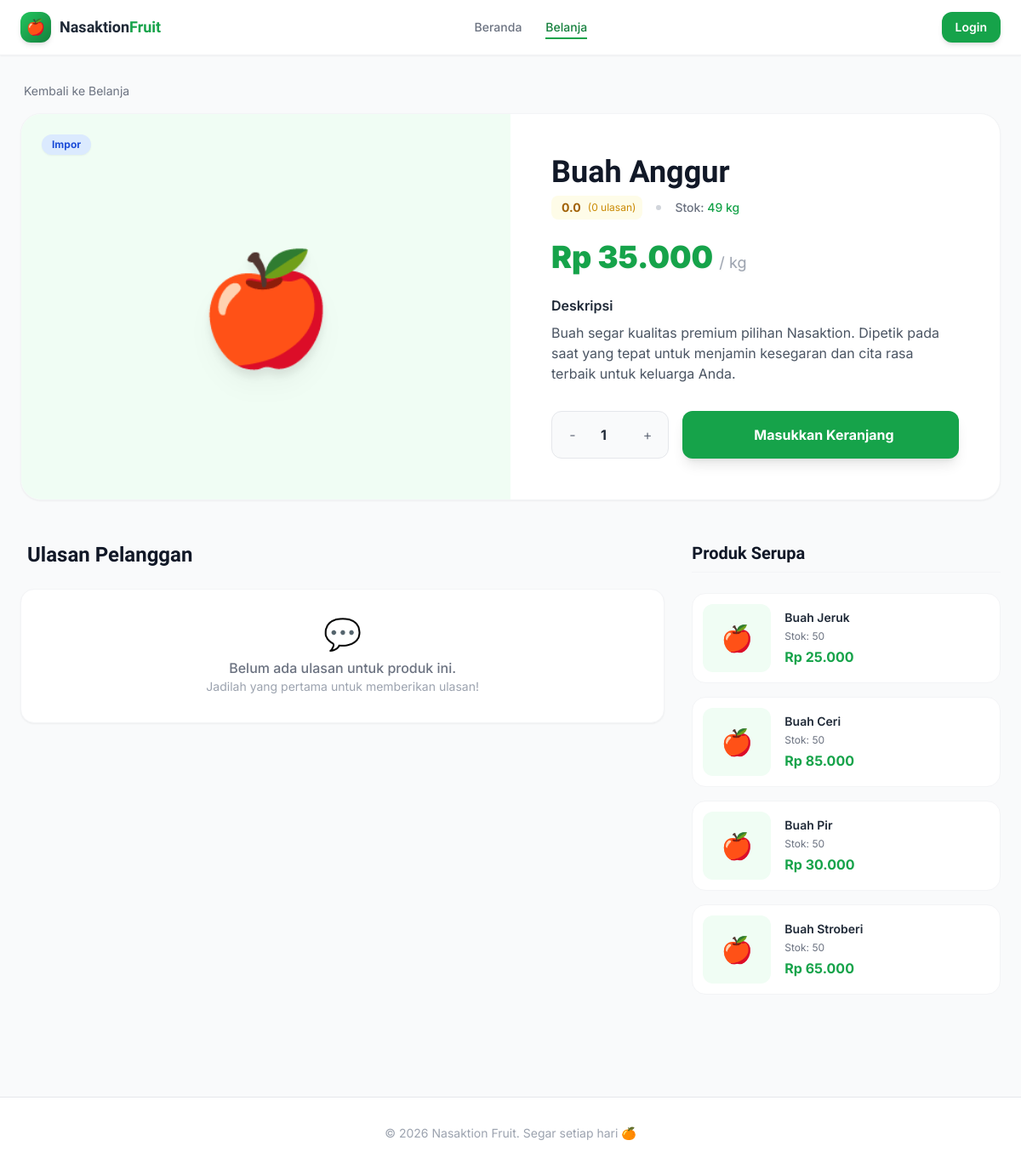
/customer/shop/product/2, run on the app's committed database.
### tables this page shows
CREATE TABLE `products` (
  `id` int unsigned NOT NULL AUTO_INCREMENT,
  `category_id` int unsigned NOT NULL,
  `nama_buah` varchar(100) NOT NULL,
  `jenis` enum('Impor','Ekspor','Lokal') NOT NULL DEFAULT 'Lokal',
  `foto` varchar(255) DEFAULT NULL,
  `deskripsi` text,
  `harga_beli` decimal(15,2) NOT NULL DEFAULT '0.00',
  `harga_jual` decimal(15,2) NOT NULL DEFAULT '0.00',
  `stok` int NOT NULL DEFAULT '0',
  `satuan` varchar(20) NOT NULL DEFAULT 'kg',
  `is_active` tinyint(1) NOT NULL DEFAULT '1',
  `created_at` timestamp NULL DEFAULT CURRENT_TIMESTAMP,
  `updated_at` timestamp NULL DEFAULT CURRENT_TIMESTAMP ON UPDATE CURRENT_TIMESTAMP,
  PRIMARY KEY (`id`),
  KEY `idx_category` (`category_id`),
  KEY `idx_jenis` (`jenis`),
  KEY `idx_active` (`is_active`),
  CONSTRAINT `fk_products_category` FOREIGN KEY (`category_id`) REFERENCES `categories` (`id`) ON UPDATE CASCADE
);

### application/controllers/customer/Shop.php (called while the page is built, shortened)
<?php
class Shop extends CI_Controller {
    public function __construct() {
        $this->load->model('Product_model');
        $this->load->model('Category_model');
        $this->load->model('Feedback_model');
    }
    public function product($id) {
        $data['product'] = $this->Product_model->get_by_id($id);
        $data['title'] = $data['product']->nama_buah;
        $data['related'] = $this->Product_model->get_related($data['product']->category_id, $id, 4);
        $data['reviews'] = $this->Feedback_model->get_by_product($id);
        $data['avg_rating'] = $this->Feedback_model->get_product_avg_rating($id);
        $this->load->view('customer/shop/product', $data);
    }
}

### index.php (called while the page is built, shortened)
<?php
require_once BASEPATH.'core/CodeIgniter.php';

### application/models/Product_model.php (called while the page is built, shortened)
<?php
class Product_model extends CI_Model {
    public function get_by_id($id) {
        $this->db->select('p.*, c.nama_kategori');
        $this->db->from('products p');
        $this->db->join('categories c', 'c.id = p.category_id', 'left');
        $this->db->where('p.id', $id);
        return $this->db->get()->row();
    }
    public function get_related($category_id, $exclude_id, $limit = 4) {
        $this->db->select('p.*, c.nama_kategori');
        $this->db->from('products p');
        $this->db->join('categories c', 'c.id = p.category_id', 'left');
        $this->db->where('p.category_id', $category_id);
        $this->db->where('p.id !=', $exclude_id);
        $this->db->where('p.is_active', 1);
        $this->db->where('p.stok >', 0);
        $this->db->order_by('RAND()');
        $this->db->limit($limit);
        return $this->db->get()->result();
    }
}

### application/views/customer/shop/product.php (the view, shortened to what this page needs)
<?= $this->load->view('customer/layout/header', ['title'=> $title], TRUE) ?>
<div class="mb-4">
    <a href="<?= site_url('customer/shop') ?>" class="text-sm text-gray-500 hover:text-primary-600 inline-flex items-center gap-1">
        <span class="iconify" data-icon="lucide:arrow-left"></span> Kembali ke Belanja
    </a>
</div>
<div class="bg-white rounded-3xl border border-gray-100 shadow-sm overflow-hidden mb-12">
    <div class="grid grid-cols-1 md:grid-cols-2">
        <div class="bg-primary-50 min-h-[300px] md:min-h-full flex items-center justify-center p-8 relative">
            <?php if($product->foto): ?>
            <img src="<?= base_url('uploads/products/'.$product->foto) ?>" alt="<?= $product->nama_buah ?>" class="max-w-full max-h-[400px] object-contain drop-shadow-2xl hover:scale-105 transition-transform duration-500">
            <?php else: ?>
            <span class="text-9xl drop-shadow-xl">🍎</span>
            <?php endif; ?>
            <div class="absolute top-6 left-6 flex flex-col gap-2">
                <span class="text-xs font-bold px-3 py-1 rounded-full shadow-sm <?= $product->jenis=='Impor' ? 'bg-blue-100 text-blue-700' : ($product->jenis=='Ekspor' ? 'bg-purple-100 text-purple-700' : 'bg-green-100 text-green-700') ?>">
                    <?= $product->jenis ?>
                </span>
            </div>
        </div>
        <div class="p-8 md:p-12 flex flex-col justify-center">
            <h1 class="font-display font-black text-3xl md:text-4xl text-gray-900 mb-2"><?= $product->nama_buah ?></h1>
            <div class="flex items-center gap-4 mb-6">
                <div class="flex items-center gap-1 bg-yellow-50 px-2 py-1 rounded-lg">
                    <span class="text-sm font-bold text-yellow-700"><?= number_format($avg_rating ?? 0, 1) ?></span>
                    <span class="text-xs text-yellow-600 ml-1">(<?= count($reviews) ?> ulasan)</span>
                </div>
                <div class="w-1.5 h-1.5 rounded-full bg-gray-300"></div>
                <p class="text-sm text-gray-500 font-medium">Stok: <span class="<?= $product->stok>0 ? 'text-green-600':'text-red-500' ?>"><?= $product->stok ?> <?= $product->satuan ?? 'kg' ?></span></p>
            </div>
            <p class="text-4xl font-black text-primary-600 mb-6 drop-shadow-sm">Rp <?= number_format($product->harga_jual,0,',','.') ?> <span class="text-lg text-gray-400 font-normal">/ <?= $product->satuan ?? 'kg' ?></span></p>
            <div class="prose prose-sm text-gray-600 mb-8 max-w-none">
                <h4 class="text-gray-800 font-semibold mb-2">Deskripsi</h4>
                <p><?= nl2br($product->deskripsi ?? 'Buah segar kualitas premium pilihan Nasaktion. Dipetik pada saat yang tepat untuk menjamin kesegaran dan cita rasa terbaik untuk keluarga Anda.') ?></p>
            </div>
            <div class="mt-auto">
                <?php if($product->stok > 0): ?>
                <div class="flex items-center gap-4">
                    <div class="flex items-center bg-gray-50 border border-gray-200 rounded-xl p-1 h-14">
                        <button type="button" onclick="updateQty(-1)" class="w-10 h-10 flex items-center justify-center rounded-lg hover:bg-white hover:shadow-sm text-gray-500 transition-all">-</button>
                        <input type="number" id="qtyInput" value="1" min="1" max="<?= $product->stok ?>" class="w-12 text-center bg-transparent border-none font-bold text-gray-800 focus:ring-0 appearance-none" readonly>
                        <button type="button" onclick="updateQty(1)" class="w-10 h-10 flex items-center justify-center rounded-lg hover:bg-white hover:shadow-sm text-gray-500 transition-all">+</button>
                    </div>
                    <button type="button" onclick="addToCartDetail(<?= $product->id ?>, this)" class="flex-1 h-14 bg-primary-600 hover:bg-primary-700 text-white rounded-xl font-bold flex items-center justify-center gap-2 transition-all shadow-lg hover:shadow-primary-300 active:scale-[0.98]">
                        <span class="iconify text-xl" data-icon="lucide:shopping-cart"></span> Masukkan Keranjang
                    </button>
                </div>
                <?php else: ?>
                <div class="h-14 bg-gray-100 rounded-xl flex items-center justify-center text-gray-500 font-bold border border-gray-200 cursor-not-allowed">
                    Mohon Maaf, Stok Sedang Habis
                </div>
                <?php endif; ?>
            </div>
        </div>
    </div>
</div>
<div class="grid grid-cols-1 lg:grid-cols-3 gap-8 mb-12">
    <div class="lg:col-span-2">
        <h3 class="font-display font-bold text-2xl text-gray-900 mb-6 flex items-center gap-2">
            <span class="iconify text-yellow-500" data-icon="lucide:message-square"></span> Ulasan Pelanggan
        </h3>
        <?php if(!empty($reviews)): ?>
        <div class="space-y-4">
            <?php foreach($reviews as $r): ?>
            <div class="bg-white p-5 rounded-2xl border border-gray-100 shadow-sm">
                <div class="flex items-center justify-between mb-3">
                    <div class="flex items-center gap-3">
                        <div class="w-10 h-10 bg-primary-100 rounded-full flex items-center justify-center text-primary-700 font-bold">
                            <?= substr($r->nama ?? 'A', 0, 1) ?>
                        </div>
                        <div>
                            <p class="text-sm font-semibold text-gray-800"><?= $r->nama ?? 'Anonim' ?></p>
                            <p class="text-xs text-gray-400"><?= date('d M Y', strtotime($r->created_at)) ?></p>
                        </div>
                    </div>
                    <div class="flex gap-0.5">
                        <?php for($i=1; $i<=5; $i++): ?>
                        <span class="text-sm <?= $i <= $r->rating ? 'text-yellow-400' : 'text-gray-200' ?>">★</span>
                        <?php endfor; ?>
                    </div>
                </div>
                <p class="text-sm text-gray-600 leading-relaxed"><?= nl2br($r->isi_ulasan) ?></p>
                <?php if($r->balasan_admin): ?>
                <div class="mt-4 bg-gray-50 rounded-xl p-4 border-l-4 border-primary-500">
                    <p class="text-xs font-bold text-gray-700 mb-1">Balasan Admin:</p>
                    <p class="text-sm text-gray-600"><?= nl2br($r->balasan_admin) ?></p>
                </div>
                <?php endif; ?>
            </div>
            <?php endforeach; ?>
        </div>
        <?php else: ?>
        <div class="bg-white p-8 rounded-2xl border border-gray-100 text-center shadow-sm">
            <span class="text-4xl mb-2 block">💬</span>
            <p class="text-gray-500 font-medium">Belum ada ulasan untuk produk ini.</p>
            <p class="text-sm text-gray-400">Jadilah yang pertama untuk memberikan ulasan!</p>
        </div>
        <?php endif; ?>
    </div>
    <div>
        <h3 class="font-display font-bold text-xl text-gray-900 mb-6 pb-2 border-b border-gray-100">Produk Serupa</h3>
        <?php if(!empty($related)): ?>
        <div class="flex flex-col gap-4">
            <?php foreach($related as $rel): ?>
            <a href="<?= site_url('customer/shop/product/'.$rel->id) ?>" class="flex items-center gap-4 bg-white p-3 rounded-2xl border border-gray-100 hover:border-primary-200 hover:shadow-md transition-all group">
                <div class="w-20 h-20 bg-primary-50 rounded-xl flex items-center justify-center p-1 flex-shrink-0 overflow-hidden">
                    <?php if($rel->foto): ?>
                    <img src="<?= base_url('uploads/products/'.$rel->foto) ?>" class="w-full h-full object-cover group-hover:scale-110 transition-transform">
                    <?php else: ?>
                    <span class="text-3xl">🍎</span>
                    <?php endif; ?>
                </div>
                <div class="flex-1">
                    <h4 class="text-sm font-semibold text-gray-800 line-clamp-2 mb-1 group-hover:text-primary-600 transition-colors"><?= $rel->nama_buah ?></h4>
                    <p class="text-xs text-gray-500 mb-1">Stok: <?= $rel->stok ?></p>
                    <p class="font-bold text-primary-600">Rp <?= number_format($rel->harga_jual,0,',','.') ?></p>
                </div>
            </a>
            <?php endforeach; ?>
        </div>
        <?php else: ?>
        <p class="text-sm text-gray-500 italic bg-gray-50 p-4 rounded-xl text-center">Belum ada produk serupa.</p>
        <?php endif; ?>
    </div>
</div>
<?= $this->load->view('customer/layout/footer', [], TRUE) ?>

### application/views/customer/layout/header.php (style rules this page uses)
body { font-family: 'Inter', sans-serif; }
.font-display { font-family: 'Sora', sans-serif; }
html { overflow-y: scroll; }

### data on the page
products: jenis "Impor", nama_buah "Buah Anggur", stok "49", satuan "kg", harga_jual "35.000", deskripsi "Buah segar kualitas premium pilihan Nasaktion. Dipetik pada saat yang tepat untuk menjamin kesegaran dan cita rasa terbaik untuk keluarga Anda."
products: nama_buah "Buah Jeruk", stok "50", harga_jual "25.000"
products: nama_buah "Buah Ceri", stok "50", harga_jual "85.000"
products: nama_buah "Buah Pir", stok "50", harga_jual "30.000"
products: nama_buah "Buah Stroberi", stok "50", harga_jual "65.000"

### other printed values
$avg_rating "0.0"
count($reviews) "0"
